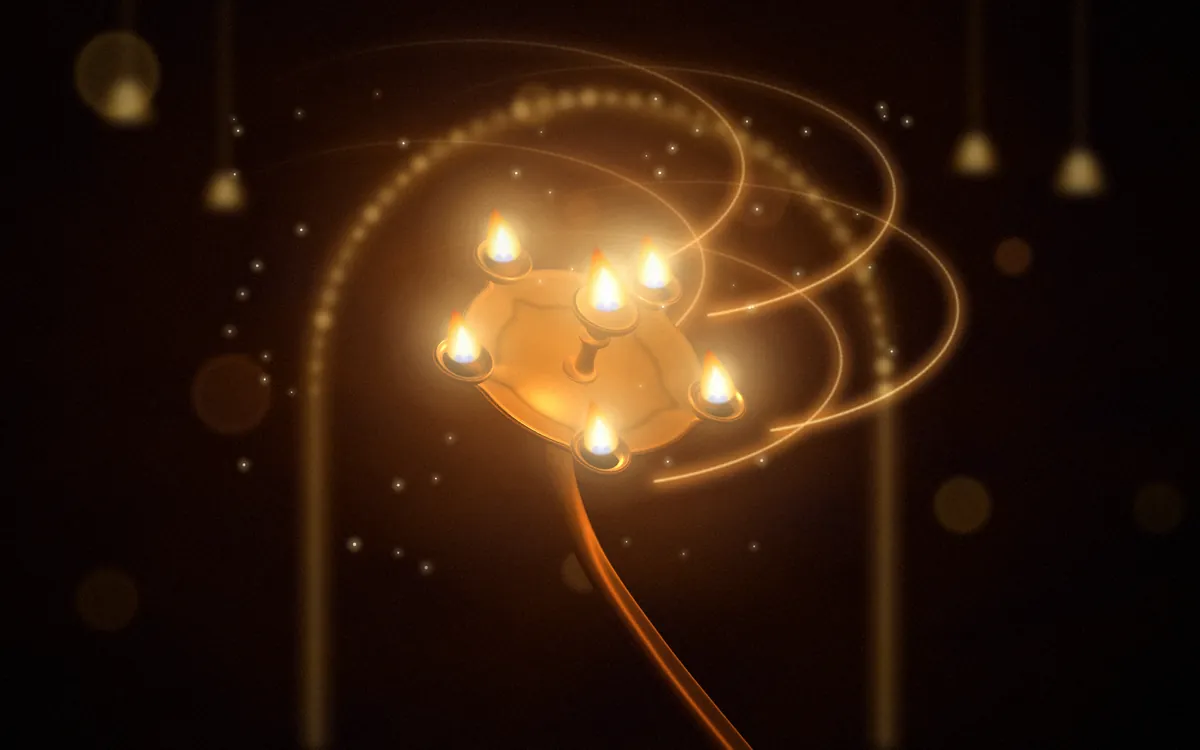
#> input picture img/learn/aarti-lamp.webp, 1200 x 750 px
$ python -i finish.py   (imports and definitions only)
#> lines starting #> are read from the running program, lines starting #| are printed output that depends on the picture
"""Finish rendered scenes like a photograph of a painting: bloom, gentle grading,
vignette and fine grain, then save a web-sized WebP.  Usage: finish.py <pngDir> <outDir> [id ...]"""
import os
import sys

import numpy as np
from PIL import Image, ImageFilter

from kuwahara import kuwahara

OUT_W, OUT_H = 1200, 750


def finish(src, dst, seed=0, vibrance=0.0, contrast=1.06, vignette=0.34, bloom=1.0):
    """src is a PNG path or a float RGB array in 0..1. A scene can tune the look by setting
    scene.look = {"vibrance": .15, "contrast": 1.1, "vignette": .3, "bloom": .8}."""
#> called with src = '../../img/learn/aarti-lamp.webp', dst = 'out.png', seed = 0, vibrance = 0, contrast = 1.06, vignette = 0.34, bloom = 1
    if isinstance(src, str):
        a = np.asarray(Image.open(src).convert("RGB")).astype(np.float32) / 255.0
    else:
        a = src.astype(np.float32)
    h, w, _ = a.shape
    rng = np.random.default_rng(seed)

    # Painterly pass: a little canvas noise, then a Kuwahara filter turns it into brush strokes.
    if os.environ.get("PAINTERLY", "0") == "1":
        canvas = rng.normal(0, 0.03, (h, w, 1)).astype(np.float32)
        a = np.clip(0.72 * kuwahara(np.clip(a + canvas, 0, 1), 3) + 0.28 * a, 0, 1)
        soft = np.asarray(Image.fromarray((a * 255).astype(np.uint8)).filter(ImageFilter.GaussianBlur(1.2))).astype(np.float32) / 255
        a = np.clip(a + (a - soft) * 0.6, 0, 1)
    lum = (0.2126 * a[..., 0] + 0.7152 * a[..., 1] + 0.0722 * a[..., 2])[..., None]

    # Bloom: blur the brightest light and add it back as a soft glow.
    bright = np.clip((lum - 0.66) / 0.34, 0, 1) * a
    small = Image.fromarray((bright * 255).astype(np.uint8)).resize((w // 4, h // 4), Image.BILINEAR)
    glow = np.zeros_like(a)
    for radius, weight in ((4, 0.4), (12, 0.35), (30, 0.3)):
        g = small.filter(ImageFilter.GaussianBlur(radius)).resize((w, h), Image.BILINEAR)
        glow += np.asarray(g).astype(np.float32) / 255.0 * weight * bloom
#> this loop made 3 passes
#> pass 1, in finish, `glow += np.asarray(g).astype(np.float32) / 255.0 * weight * bloom`:
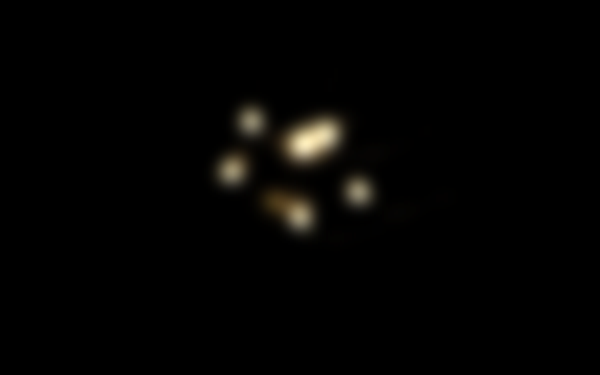
#> glow: shape (750, 1200, 3) float32 (shown at 1/2 size); mean R, G, B 0.00377, 0.00335, 0.00245; drawn with min black and max white
    a = 1 - (1 - a) * (1 - np.clip(glow, 0, 1))

    # Grade: warm the highlights, deepen the shadows toward indigo.
    lum = (0.2126 * a[..., 0] + 0.7152 * a[..., 1] + 0.0722 * a[..., 2])[..., None]
    a = a + (lum ** 2) * np.array([0.03, 0.012, -0.02]) + ((1 - lum) ** 3) * np.array([-0.012, -0.004, 0.02])
    a = np.clip((a - 0.5) * contrast + 0.5, 0, 1)
    if vibrance:
        grey = (0.2126 * a[..., 0] + 0.7152 * a[..., 1] + 0.0722 * a[..., 2])[..., None]
        sat = a.max(-1, keepdims=True) - a.min(-1, keepdims=True)
        a = np.clip(grey + (a - grey) * (1 + vibrance * (1 - sat)), 0, 1)

    # Vignette.
    yy, xx = np.mgrid[0:h, 0:w].astype(np.float32)
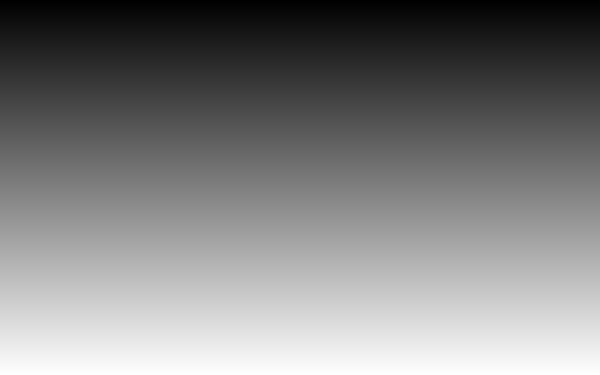
#> yy: shape (750, 1200) float32 (shown at 1/2 size); min 0, max 749, mean 374.5; drawn with min black and max white
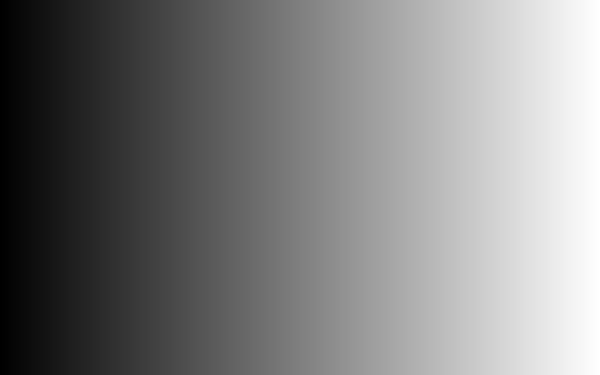
#> xx: shape (750, 1200) float32 (shown at 1/2 size); min 0, max 1199, mean 599.5; drawn with min black and max white
    r = np.sqrt(((xx - w / 2) / (w / 2)) ** 2 + ((yy - h / 2) / (h / 2)) ** 2) / 1.414
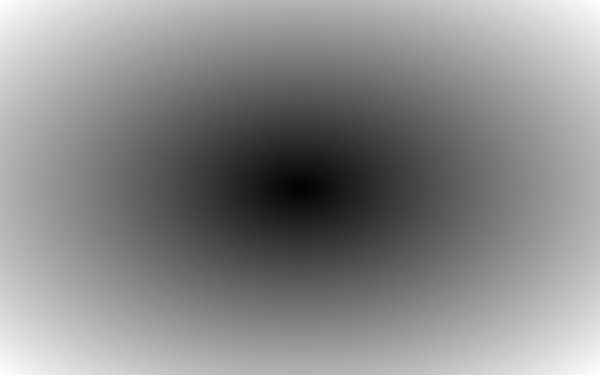
#> r: shape (750, 1200) float32 (shown at 1/2 size); min 0, max 1, mean 0.541; drawn with min black and max white
    a *= (1 - vignette * np.clip(r, 0, 1) ** 2.2)[..., None]

    # Fine film grain, a little stronger in the shadows.
    noise = rng.normal(0, 0.016, (h, w, 1)).astype(np.float32)
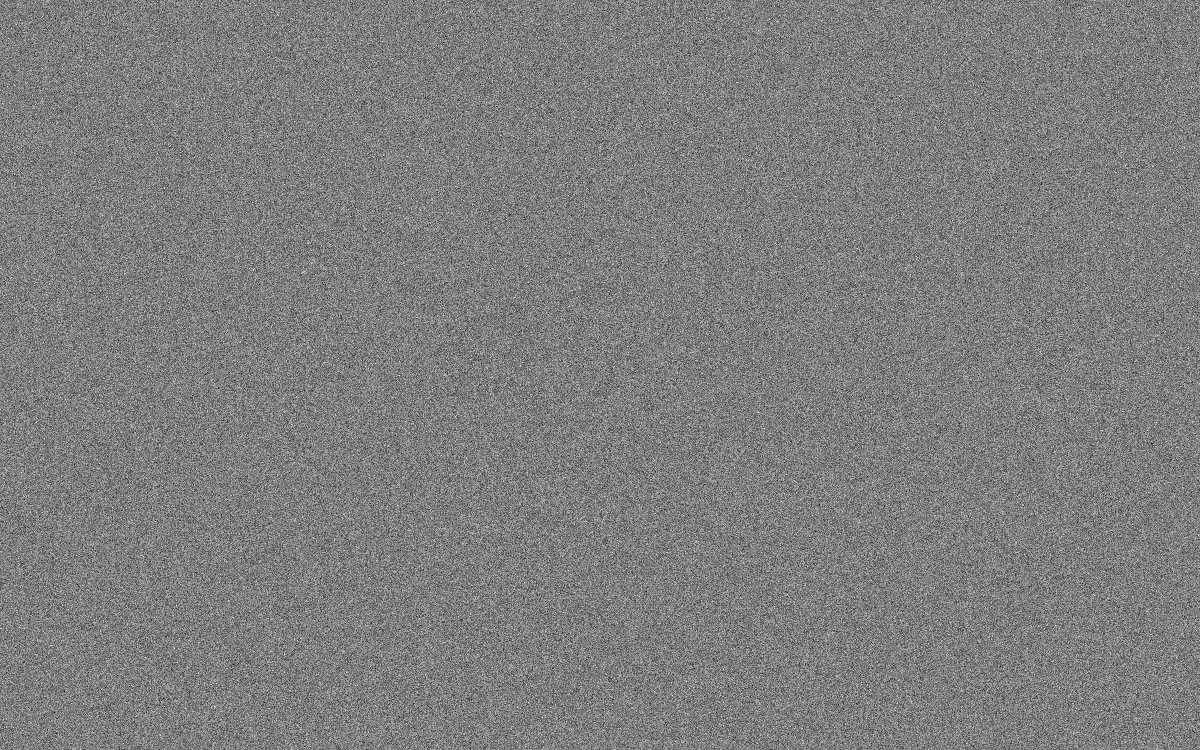
#> noise: shape (750, 1200, 1) float32; min -0.0749, max 0.0757, mean 1.73e-05; drawn with min black and max white
    a = np.clip(a + noise * (0.55 + 0.45 * (1 - lum)), 0, 1)

    out = Image.fromarray((a * 255 + 0.5).astype(np.uint8)).resize((OUT_W, OUT_H), Image.LANCZOS)
    out.save(dst, "WEBP", quality=80, method=6)


# [7 lines not run here, left out]

>>> result = finish('../../img/learn/aarti-lamp.webp', 'out.png')

$ run again, on img/learn/bangles.webp
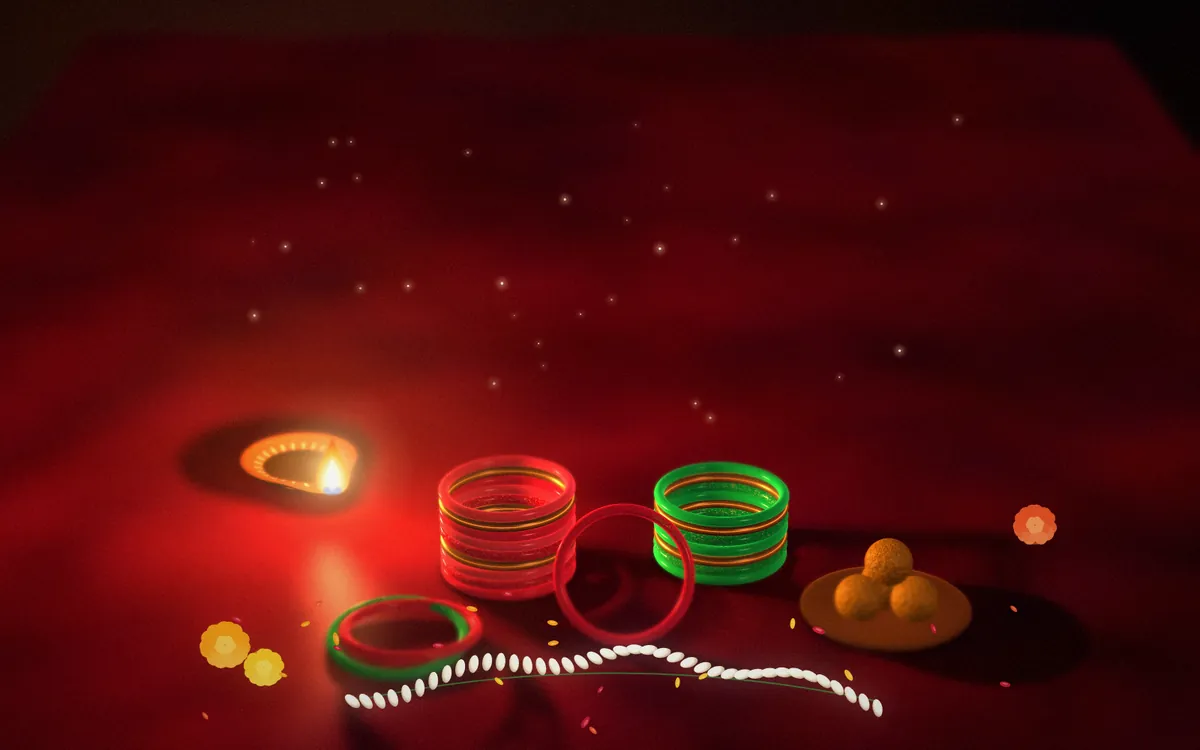
#> input picture img/learn/bangles.webp, 1200 x 750 px
#> after the loop in finish, `for radius, weight in ((4, 0.4), (12, 0.35), (30, 0.3)):`:
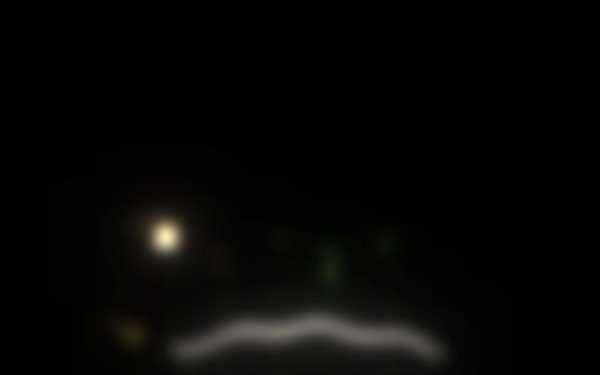
#> glow: shape (750, 1200, 3) float32 (shown at 1/2 size); mean R, G, B 0.00379, 0.00364, 0.00302; drawn with min black and max white
#> in finish, `a *= (1 - vignette * np.clip(r, 0, 1) ** 2.2)[..., None]`:
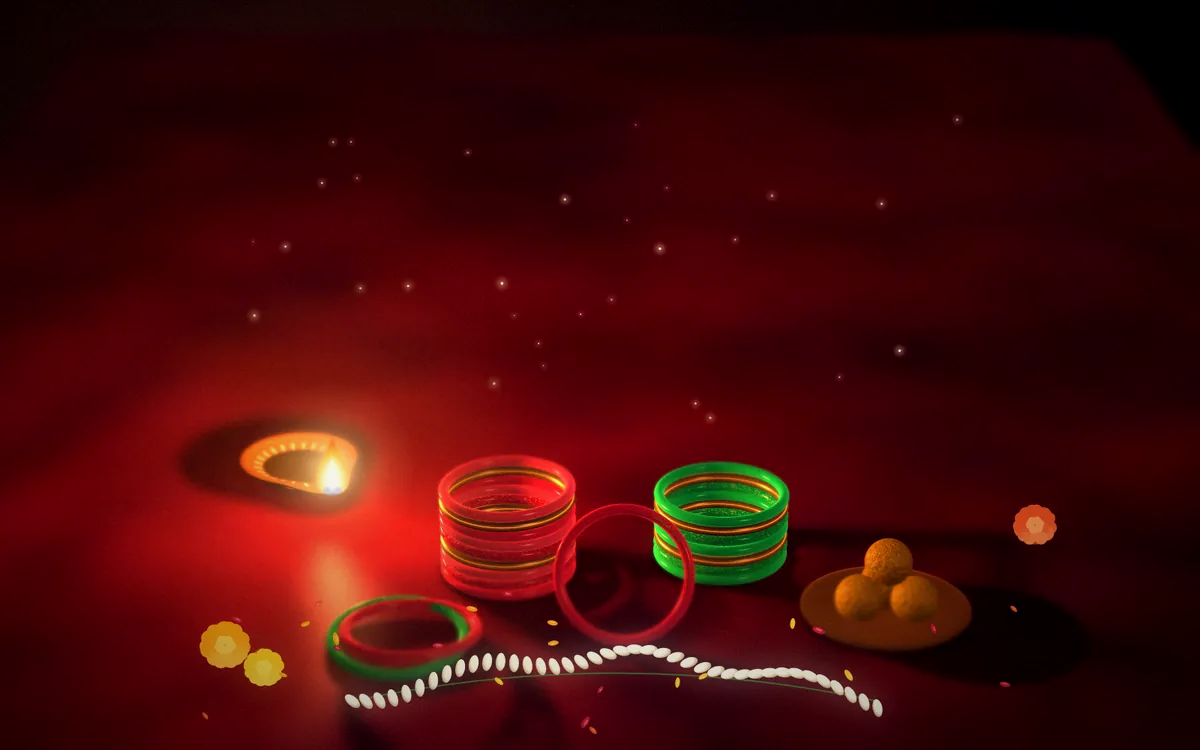
#> a: shape (750, 1200, 3) float64; mean R, G, B 0.273, 0.0389, 0.0351
